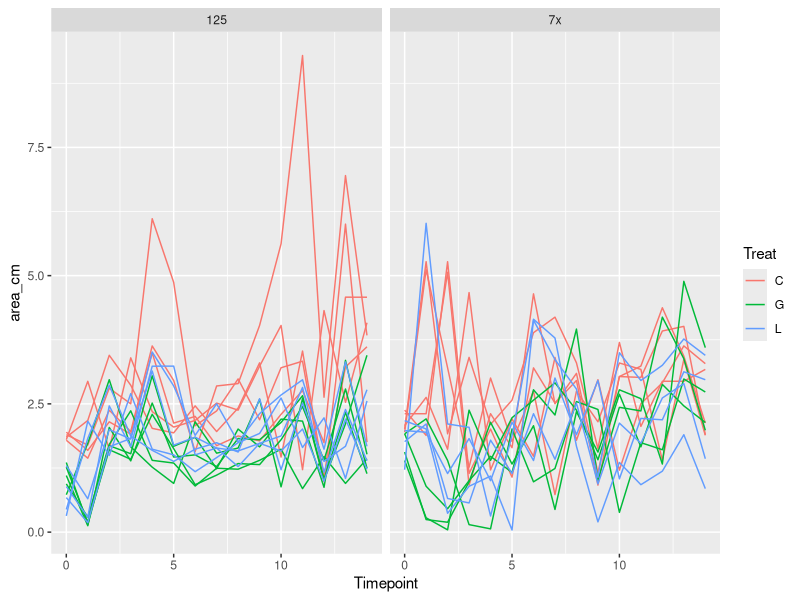
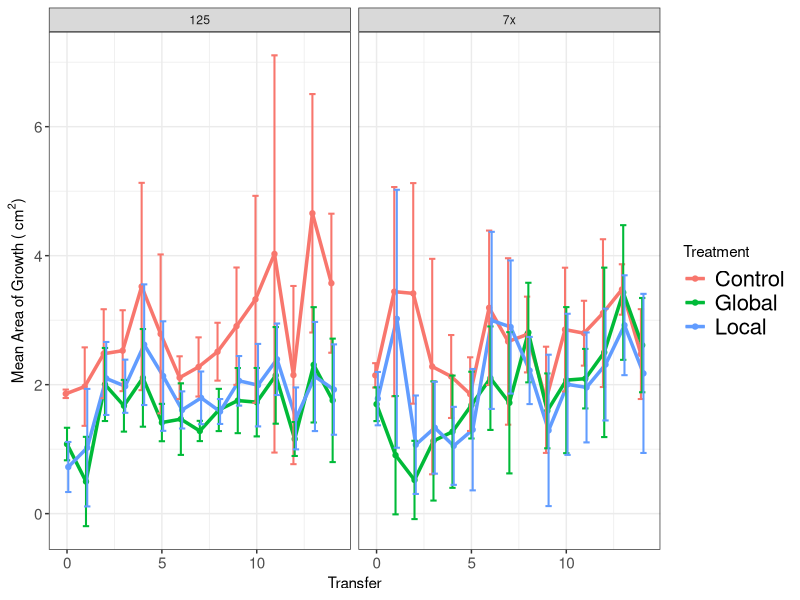
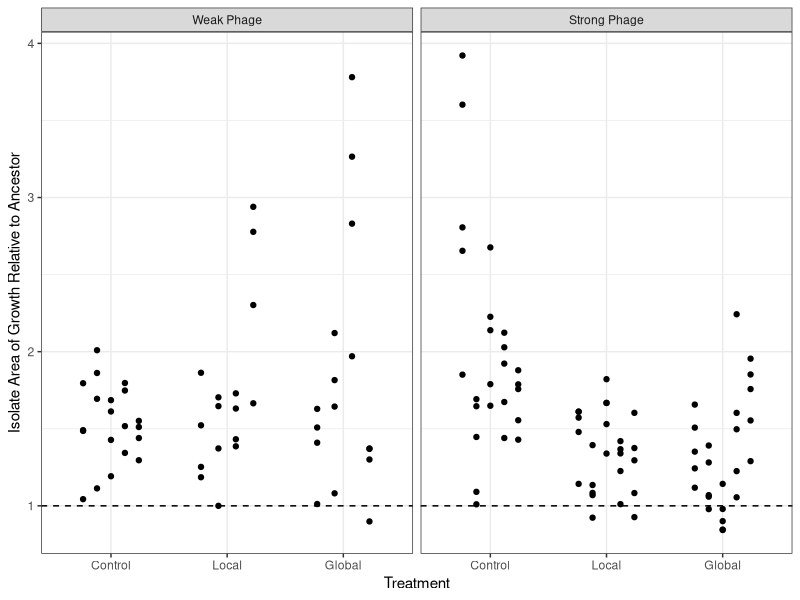

Recreate these plots in R, in order. (Note: this script raises an error after producing the figures.)
library("ggplot2")
library("dplyr")

#Need to split this into 2 scripts: one to take the messy data
# (e.g. isolate information in underscore formats, etc)
#and get it cleaned up, then output those clean data
#And another to take the clean data & analyze it
#Then put the messy data in one folder and the clean data in another folder
#Along with the separate scripts
#So when it's published, can just tell people to re-run the clean data script

#need to make Rep vs Pop consistent
#redo all analysis using dplyr
#redo analysis using vectorization
#include std curve for spec in this code (it may alread be there???)
#Do a scripted analysis of how much to smoothe gc data (not manually checking)
# #to be done later:
# #define function to get means of rates
# mean_rates <- function(sub_by_list, my_data)
# analyze additional plate scans
#change resistance to be by treat then by pop
#Change growth rate for ancestor to dotted line

##Experimental evolution analysis ----
exper_evol_migr <- read.csv("./Clean_Data/Experimental_evolution_growth.csv")

#Drop points after T14
exper_evol_migr <- exper_evol_migr[exper_evol_migr$Timepoint <= 14, ]

#Calculate total area
exper_evol_migr$area_cm <- pi*exper_evol_migr$Width_cm/2*exper_evol_migr$Height_cm/2

#Make plot with all pops shown
ggplot(data = exper_evol_migr,
       aes(x = Timepoint, y = area_cm, group = paste(Treat, Pop),
           color = Treat)) +
  geom_line() +
  facet_grid(~Proj)

#Summarize
exper_evol_migr <- group_by(exper_evol_migr, Proj, Treat, Timepoint)
exper_evol_summ <- summarize(exper_evol_migr,
                             area_mean = mean(area_cm),
                             area_sd = sd(area_cm),
                             area_n = n())

#Make plot of summarized data
my_facet_labels <- c("1" = "Weak Phage", "2" = "Strong Phage")

ggplot(data = exper_evol_summ, aes(x = Timepoint, y = area_mean,
                                   color = Treat)) +
  geom_point(position = position_dodge(0.2)) + 
  geom_line(size = 1.2, position = position_dodge(0.2)) +
  theme_bw() +
  theme(axis.text.y = element_text(size = 11), axis.text.x = element_text(size = 11),
        legend.text = element_text(size = 16)) +
  facet_grid(~Proj, labeller = labeller(Proj = my_facet_labels)) +
  geom_errorbar(aes(ymax = area_mean+area_sd, ymin = area_mean-area_sd),
                width=1, size = .7, position=position_dodge(0.2)) +
  labs(x = "Transfer", 
       y = expression(paste("Mean Area of Growth ( ", cm^2, ")"))) + 
  scale_color_hue(name = "Treatment", breaks = c("C", "G", "L"),
                  labels = c("Control", "Global", "Local"))

##Isolate migration analysis ----
isol_migration <- read.csv("./Clean_Data/Isolate_migration.csv")

#Calculate total area
isol_migration$area_cm <- pi*isol_migration$Width_cm/2*isol_migration$Height_cm/2

#Calculate total area relative to same-day ancestor
ancestors <- isol_migration[isol_migration$Isol == "Anc", ]
isol_migration$relative_area <-
  isol_migration$area_cm/ancestors$area_cm[
    match(as.Date(isol_migration$end_timestamp),
          as.Date(ancestors$end_timestamp))]

#Plot data
my_facet_labels <- c("1" = "Weak Phage", 
                     "2" = "Strong Phage",
                     "C" = "Control", "G" = "Global", "L" = "Local",
                     "A" = "WT")

ggplot(isol_migration[isol_migration$Isol != "Anc", ], 
       aes(x = Treat, y = relative_area, group = Pop)) +
  geom_point(position = position_dodge(0.6)) +
  facet_grid(~Proj, labeller = labeller(Proj = my_facet_labels)) +
  theme_bw() + 
  labs(y = "Isolate Area of Growth Relative to Ancestor",
       x = "Treatment") +
  geom_hline(yintercept = 1, lty = 2) +
  scale_x_discrete(limits = c("C", "L", "G"),
                   labels = c("Control", "Local", "Global")) +
  NULL

##isolate growth curve analysis

##standard curve to convert OD to CFU (based on 107 data)
stan_plate <- read.csv("107_Std_Curve.csv", stringsAsFactors = F, header = T)
stan_plate_layout <- read.csv("107_Plate_Layout.csv", stringsAsFactors = F, header = F)
stan_spec <- read.csv("107_Trav_Spec.csv", stringsAsFactors = F, header = T)

#define function to melt plate arrays
get_layout <- function(plate_layout, row_start = 1, col_start = 1) {
  #tidies the data: makes list of Well ID & contents from the plate layout
  layout_list <- data.frame("Well" = character((nrow(plate_layout)-(row_start-1))*(ncol(plate_layout)-(col_start-1))), 
                            "Contents" = character((nrow(plate_layout)-(row_start-1))*(ncol(plate_layout)-(col_start-1))),
                            stringsAsFactors = F)
  cntr = 1
  for (i in row_start:nrow(plate_layout)) {
    for (j in col_start:ncol(plate_layout)) {
      layout_list[cntr, ] <- c(paste(LETTERS[i-row_start+1], j-col_start+1, sep = ""), plate_layout[i, j])
      cntr = cntr + 1
    }
  }
  return(layout_list)
}

#melt plate arrays, combine & exclude empty wells
stan_layout_list <- get_layout(stan_plate_layout, 2, 2)
stan_plate_list <- get_layout(stan_plate, 1, 2)
colnames(stan_plate_list)[2] <- "OD600"
stan_plate_list$Dilution <- stan_layout_list$Contents
stan_plate_list <- subset(stan_plate_list, is.na(stan_plate_list$Dilution) == F)

#in data from Trav-lab spec, convert OD to CFU
stan_spec$CFU <- (stan_spec$OD600..on.Trav.lab.spec.+3.318*10^(-3))/(1.252*10^(-9))

#transfer CFU data to plate list
stan_plate_list <- cbind(stan_plate_list, "CFU"=stan_spec$CFU[match(stan_plate_list$Dilution, 
                                                     stan_spec$Dilution)])

#get regression of data
# ggplot(stan_plate_list, aes(x = CFU, y = as.numeric(OD600))) + geom_point()
stan_plate_list$OD600 <- as.numeric(stan_plate_list$OD600)
my.fit <- lm(CFU ~ OD600, data = stan_plate_list)

##growth curve analysis
library("minpack.lm")
library("tidyr")
library("lubridate")
library("dplyr")

options(stringsAsFactors = F)
growth_97 <- read.csv("97B.csv", header = T, stringsAsFactors = F)
growth_98 <- read.csv("98B.csv", header = T, stringsAsFactors = F)
growth_99 <- read.csv("99.csv", header = T, stringsAsFactors = F)
growth_101 <- read.csv("101.csv", header = T, stringsAsFactors = F)
plate_layout_97_101 <- read.csv("97_98_99_100_101_plate_layout.csv", header = F, stringsAsFactors = F)

#make list of well ID & contents from plate layout
plate_layout_list_97_101 <- get_layout(plate_layout_97_101, 2, 2)

#remove columns from growth data that correspond to water
to_rem <- subset(plate_layout_list_97_101, 
                 plate_layout_list_97_101$Contents == "H2O")
growth_97 <- growth_97[, !(colnames(growth_97) %in% to_rem$Well)]
growth_98 <- growth_98[, !(colnames(growth_98) %in% to_rem$Well)]
growth_99 <- growth_99[, !(colnames(growth_99) %in% to_rem$Well)]
growth_101 <- growth_101[, !(colnames(growth_101) %in% to_rem$Well)]

#replace column names with Isols
isol.name.func <- function(growth_array, layout_list) {
  for (i in 1:ncol(growth_array)) {
    j <- match(colnames(growth_array)[i], layout_list$Well)
    if (!is.na(j)) {
      colnames(growth_array)[i] <- as.character(layout_list$Contents[j])
    }
  }
  return(growth_array)
}
growth_97 <- isol.name.func(growth_97, plate_layout_list_97_101)
growth_98 <- isol.name.func(growth_98, plate_layout_list_97_101)
growth_99 <- isol.name.func(growth_99, plate_layout_list_97_101)
growth_101 <- isol.name.func(growth_101, plate_layout_list_97_101)

#Tidy growth data
tidy_97 <- gather(growth_97, "Well", "OD600", 3:ncol(growth_97), na.rm = T)
tidy_98 <- gather(growth_98, "Well", "OD600", 3:ncol(growth_98), na.rm = T)
tidy_99 <- gather(growth_99, "Well", "OD600", 3:ncol(growth_99), na.rm = T)
tidy_101 <- gather(growth_101, "Well", "OD600", 3:ncol(growth_101), na.rm = T)

#Add isolate & project info
tidy_97$Isol <- "A"
tidy_98$Isol <- "B"
tidy_99$Isol <- "C"
tidy_101$Isol <- "E"
tidy_97$Proj <- 1
tidy_98$Proj <- 1
tidy_99$Proj <- 1
tidy_101$Proj <- 1

#Combine data frames
gc_data <- rbind(tidy_97, tidy_98, tidy_99, tidy_101)

#convert OD to CFU
gc_data$CFU <- predict(my.fit, newdata = gc_data)

#separate out ID info
sep.growth.ID <- function(my.array) {
  my.array <- cbind(my.array, "Media"=NA, "Pop"=NA, "Treat"=NA, "Rep_Well"=NA)
  for (i in 1:nrow(my.array)) {
    my.split <- strsplit(as.character(my.array$Well[i]), split = "-")
    my.array$Media[i] <- my.split[[1]][1]
    my.array$Treat[i] <- my.split[[1]][length(my.split[[1]])-1]
    my.array$Rep_Well[i] <- my.split[[1]][length(my.split[[1]])]
    if (length(my.split[[1]])>3) { #it's not an ancestor well
      if (substr(my.split[[1]][2], 1, 2) == "74") {
        my.array$Pop[i] <- "A"
      } else if (substr(my.split[[1]][2], 1, 2) == "75") {
        if (substr(my.split[[1]][2], 3, 3) == "A") {
          my.array$Pop[i] <- "B"
        } else {my.array$Pop[i] <- "C"}
      } else if (substr(my.split[[1]][2], 1, 2) == "76") {
        if (substr(my.split[[1]][2], 3, 3) == "A") {
          my.array$Pop[i] <- "D"
        } else {my.array$Pop[i] <- "E"} 
      }
    } else { #assign ancestor to be Pop F, Treat A
      my.array$Pop[i] <- "F"
    }
  }
  return(my.array)
}

gc_data <- sep.growth.ID(gc_data)

#reformat time column
gc_data$Time <- strptime(gc_data$Time, format = "%H:%M:%S")

#Remove first hour of datapoints
gc_data <- gc_data[hour(gc_data$Time) > 0, ]

#Add variables for getting unique subsets
gc_data$mpptir <- paste(gc_data$Media, gc_data$Proj, gc_data$Pop, gc_data$Treat, 
                gc_data$Isol, gc_data$Rep_Well, sep = ".")
gc_data$mppti <- paste(gc_data$Media, gc_data$Proj, gc_data$Pop, gc_data$Treat, 
               gc_data$Isol, sep = ".")

#smooth CFU data
smooth_data <- function(my_data, smooth_over, subset_by) {
  #data must be sorted sequentially before fed into function
  #my_data is a vector of the data to be smoothed
  #smooth over is how many sequential entries to average
  #the unique values of subset_by will be what is iterated over
  out_list <- rep(NA, length(my_data))
  cntr = 1
  for (my_uniq in unique(subset_by)) {
    my_sub <- subset(my_data, subset_by == my_uniq)
    out_list[cntr:(cntr+length(my_sub)-smooth_over)] <- 0
    for (i in 1:smooth_over) {
      out_list[(cntr):(cntr+length(my_sub)-smooth_over)] <-
        out_list[(cntr):(cntr+length(my_sub)-smooth_over)] + 
        my_sub[i:(length(my_sub)-smooth_over+i)]
    }  
    cntr <- cntr+length(my_sub)
  }
  out_list <- out_list/smooth_over
  return(out_list)
}

#smooth by averaging non-overlapping ranges
smooth_data_noverlap <- function(my_data, smooth_over, subset_by) {
  #data must be sorted sequentially before fed into function
  #my_data is a vector of the data to be smoothed
  #smooth over is how many sequential entries to average
  #the unique values of subset_by will be what is iterated over
  out_list <- rep(NA, length(my_data))
  cntr = 0
  for (my_uniq in unique(subset_by)) {
    my_sub <- subset(my_data, subset_by == my_uniq)
    for (i in seq(from = 1, to = length(my_sub), by = smooth_over)) {
      if (i+smooth_over < length(my_sub)) {
        out_list[cntr+i] <- mean(my_sub[i:(i+smooth_over-1)])
      }
    }
    cntr <- cntr+length(my_sub)
  }
  return(out_list)
}

gc_sm <- gc_data

gc_data$Smooth_CFU <- smooth_data(gc_data$CFU, 8, subset_by = gc_data$mpptir)
gc_sm$Smooth_noverlap <- smooth_data_noverlap(gc_data$CFU, 5, 
                                           subset_by = gc_data$mpptir)
gc_sm <- gc_sm[is.na(gc_sm$Smooth_noverlap) == F, ]

per_cap_grate <- function(CFU, time, subset_by) {
  ans <- c((CFU[2:length(CFU)]-CFU[1:(length(CFU)-1)])/
    (as.numeric(difftime(time[2:length(time)], time[1:(length(time)-1)], 
                         units = "hours")) * 
       0.5 * (CFU[2:length(CFU)]+CFU[1:(length(CFU)-1)])), NA)
  ans[subset_by[2:length(subset_by)] != subset_by[1:(length(subset_by)-1)]] <- NA
  return(ans)
}

gc_data$pcgr <- per_cap_grate(gc_data$Smooth_CFU, gc_data$Time, gc_data$mpptir)
gc_sm$pcgr <- per_cap_grate(gc_sm$Smooth_noverlap, gc_sm$Time, gc_sm$mpptir)

# #Make plot of all smoothed growth rates
# for (i in seq(from = 1, to = length(unique(gc_data$mpptir)), by = 25)) {
#   my_sub <- gc_data[(gc_data$mpptir %in% unique(gc_data$mpptir)[i:(i+24)]), ]
#   print(ggplot(data = my_sub, aes(x = Time, y = pcgr)) + geom_line() +
#           facet_wrap(~mpptir))
# }
# 
# #Make plots of all smoothed nonoverlapping growth rates
# for (i in seq(from = 1, to = length(unique(gc_sm$mpptir)), by = 25)) {
#   my_sub <- gc_sm[(gc_sm$mpptir %in% unique(gc_sm$mpptir)[i:(i+24)]), ]
#   print(ggplot(data = my_sub, aes(x = Time, y = pcgr)) + geom_line() +
#           facet_wrap(~mpptir))
# }

# #Code for looking at an example well
# my_well <- "100.1.D.C.A.1"
# my_sub <- gc_data[gc_data$mpptir == my_well, ]
# ggplot(data = my_sub, aes(x = Time, y = CFU)) +
#   geom_line() + labs(y = "Colony Forming Units (CFU)")
# ggplot(data = my_sub, aes(x = Time, y = Smooth_CFU)) +
#   geom_line() + labs(y = "Colony Forming Units (CFU)")
# ggplot(data = my_sub, aes(x = Time, y = pcgr)) +
#   geom_line()
# 
# my_sub <- gc_sm[gc_sm$mpptir == my_well, ]
# ggplot(data = my_sub, aes(x = Time, y = CFU)) + geom_line()
# ggplot(data = my_sub, aes(x = Time, y = Smooth_noverlap)) +
#   geom_line()
# ggplot(data = my_sub, aes(x = Time, y = pcgr)) + geom_line()
# 
# 
# my_sub$diff <- c(my_sub$CFU[2:nrow(my_sub)]-my_sub$CFU[1:(nrow(my_sub)-1)], NA)
# my_sub$smdiff <- c(my_sub$Smooth_CFU[2:nrow(my_sub)]-my_sub$Smooth_CFU[1:(nrow(my_sub)-1)], NA)
# ggplot(data = my_sub, aes(x = Time, y = smdiff)) +
#   geom_line()

#extract maximum percap growth rates for each uniq well
#using non-overlapping averaged smoothing
gc_sm$Time <- as.character(gc_sm$Time)
gc_mpptir <- group_by(gc_sm, Media, Proj, Pop, Treat, Isol, Rep_Well)
gc_mpptir <- summarize(gc_mpptir, max_pcgr = max(pcgr, na.rm = T))
gc_mppti <- group_by(gc_mpptir, Media, Proj, Pop, Treat, Isol)
gc_mppti <- summarize(gc_mppti, gr_max_avg = mean(max_pcgr),
                      dt_min_sd = sd(max_pcgr))
gc_mppt <- group_by(gc_mppti, Media, Proj, Pop, Treat)
gc_mppt <- summarize(gc_mppt, avg_isols = mean(gr_max_avg),
                     sd_isols = sd(gr_max_avg))

#Making percap growth rate plots
my_facet_labels <- c("100" = "Rich Environment", 
                     "50" = "Adapted Environment",
                     "C" = "Control", "G" = "Global", "L" = "Local",
                     "A" = "WT", "1" = "Weak Phage", "2" = "Strong Phage")

#plot of all isols
gc_mppti$Media <- factor(gc_mppti$Media, levels = c(50, 100))
ggplot(gc_mppti, aes(x = Treat, y = gr_max_avg)) + 
  geom_jitter(width = 0.1, height = 0, size = 2) + 
  facet_grid(Media ~ Pop, labeller = labeller(Media = my_facet_labels)) +
  labs(x = "Treatment", y = "Per Capita Growth Rate (/hour)") +
  theme(axis.text.x = element_text(size = 11), 
        axis.text.y = element_text(size = 11)) +
  theme_bw()

#plot of all pops
gc_mppt$Media <- factor(gc_mppt$Media, levels = c(50, 100))

#For local viewing
ggplot(gc_mppt, aes(x = Treat, y = avg_isols), 
       labeller = labeller(Treat = my_facet_labels)) + 
  geom_point(pch = 1, size = 3) +
  facet_grid(Proj~Media, 
             labeller = labeller(Media = my_facet_labels, Proj = my_facet_labels)) + 
  labs(x = "Treatment", y = "Maximum Per Capita Growth Rate (/hour)") + theme_bw() + 
  scale_x_discrete(labels = c("Ancestor", "Control", "Global", "Local"))

#For poster
png(filename = "growth_rate_pops.png", width = 10, height = 7,
    units = "in", res = 300)
ggplot(gc_mppt, aes(x = Treat, y = avg_isols), 
       labeller = labeller(Treat = my_facet_labels)) + 
  geom_jitter(width = 0.075, height = 0, pch = 16, size = 6) +
  facet_grid(Proj~Media, 
             labeller = labeller(Media = my_facet_labels, Proj = my_facet_labels)) + 
  labs(x = "Treatment", y = "Maximum Per Capita Growth Rate (/hr)") + theme_bw() + 
  scale_x_discrete(labels = c("Ancestor", "Control", "Global", "Local")) +
  theme(axis.title = element_text(size = 20), axis.text = element_text(size = 16),
        strip.text = element_text(size = 20))
dev.off()

##Isolate resistance analysis
resis_data_7x <- read.csv("74_75_76_Plaquing.csv", header = T, stringsAsFactors = F)

#split out project info & make unique reps
resis_data_7x <- cbind(resis_data_7x[, 1:2], "Pop" = NA, resis_data_7x[, 3:5])
for (i in 1:nrow(resis_data_7x)) {
  my.proj <- resis_data_7x$Proj[i]
  if (my.proj == "P1.1") {
    resis_data_7x$Pop[i] <- "F"
    resis_data_7x$Treat[i] <- "A" #for Ancestor
  } else if (my.proj == "74") {
    resis_data_7x$Pop[i] <- "A"
  } else {
    resis_data_7x$Proj[i] <- substr(my.proj, 1, 2)
    resis_data_7x$Pop[i] <- substr(my.proj, 3, 3)
  }
  if (resis_data_7x$Proj[i] == "75") {
    if (resis_data_7x$Pop[i] == "A") {resis_data_7x$Pop[i] <- "B"
    } else {resis_data_7x$Pop[i] <- "C"}
  } else if (resis_data_7x$Proj[i] == "76") {
    if (resis_data_7x$Pop[i] == "A") {resis_data_7x$Pop[i] <- "D"
    } else {resis_data_7x$Pop[i] <- "E"}
  }
}
resis_data_7x$Proj <- 1

#this is where merge of resis data will be
resis_data <- resis_data_7x

#calculate EOP for ea isol
resis_data$EOP <- NA
for (i in 1:nrow(resis_data)) {
  my_sub <- subset(resis_data, resis_data$Isol == resis_data$Isol[i])
  resis_data$EOP[i] <- resis_data$PFU[i]/my_sub[my_sub$Treat == "A",]$PFU
}

#For local viewing
ggplot(resis_data[resis_data$Treat != "A", ], aes(x = Treat, y = 1-EOP)) +
  scale_x_discrete(name = "Treatment") +
  ylab("Resistance to Phage") +
  facet_grid(Proj~Pop, labeller = labeller(Proj = my_facet_labels)) +
  geom_dotplot(binaxis = "y", stackdir = "center", binwidth = 0.01, 
               dotsize = 3) +
  # geom_jitter(width = 0.2, height = 0, size = 2) +
  theme_bw() + ggtitle("Population") +
  theme(plot.title = element_text(size = 12, hjust = 0.5), 
        axis.title = element_text(size = 12),
        axis.text.x = element_text(color = "black", size = 12)) +
  geom_hline(yintercept = 0, linetype = "dotted", size = 1.5)

#For poster
png("resis_isols.png", width = 14, height = 9, units = "in", res = 300)
ggplot(resis_data[resis_data$Treat != "A", ], aes(x = Treat, y = 1-EOP)) +
  scale_x_discrete(name = "Treatment") +
  ylab("Resistance to Phage") +
  facet_grid(Proj~Pop, labeller = labeller(Proj = my_facet_labels)) +
  geom_dotplot(binaxis = "y", stackdir = "center", binwidth = 0.02, 
               dotsize = 2) +
  theme_bw() + ggtitle("Population") +
  theme(plot.title = element_text(size = 24, hjust = 0.5), 
        axis.title = element_text(size = 24),
        axis.text = element_text(color = "black", size = 20),
        strip.text = element_text(size = 24)) +
  geom_hline(yintercept = 0, linetype = "dotted", size = 1.5)
dev.off()

#resistance vs growth
gc_resis_data <- merge(resis_data, gc_mppti)
gc_resis_mppt <- group_by(gc_resis_data, Media, Proj, Pop, Treat)
gc_resis_mppt <- summarize(gc_resis_mppt, avg_eop = mean(EOP),
                           avg_gr = mean(gr_max_avg))

#Make plot of all isolates
ggplot(gc_resis_data, aes(x = 1-EOP, y = gr_max_avg)) +
  geom_point() + 
  facet_grid(Media~., labeller = labeller(Media = my_facet_labels)) +
  geom_smooth(method = "lm") +
  labs(x = "Resistance", y = "Per Capita Growth Rate (/hour)")

summary(lm(gr_max_avg~Media*EOP, data = gc_resis_data))

#Make plot of all pops
#For local viewing
ggplot(gc_resis_mppt, aes(x = 1-avg_eop, y = avg_gr)) +
  geom_point(size = 2, aes(pch = Treat)) + 
  scale_shape_manual(values = c(3, 15, 16, 17), name = "Treatment",
                     breaks = c("A", "C", "G", "L"),
                     labels = c("WT", "Control", "Global", "Local")) +
  facet_grid(Media~Proj, labeller = labeller(Media = my_facet_labels,
                                             Proj = my_facet_labels)) +
  geom_smooth(method = "lm") +
  labs(x = "Resistance", y = "Average Per Capita Growth Rate (/hour)") +
  theme_bw()

#For poster
png("resis_gc_tradeoff.png", width = 10, height = 7, units = "in",
    res = 300)
ggplot(gc_resis_mppt, aes(x = 1-avg_eop, y = avg_gr)) +
  geom_point(size = 4, aes(pch = Treat)) + 
  scale_shape_manual(values = c(3, 15, 16, 17), name = "Treatment",
                     breaks = c("A", "C", "G", "L"),
                     labels = c("WT", "Control", "Global", "Local")) +
  facet_grid(Proj~Media, labeller = labeller(Media = my_facet_labels,
                                             Proj = my_facet_labels)) +
  geom_smooth(method = "lm", se = F) +
  labs(x = "Resistance", y = "Average Maximum Per Capita Growth Rate (/hr)") +
  theme_bw() +
  theme(axis.text = element_text(size = 16),
        strip.text = element_text(size = 20),
        axis.title = element_text(size = 20),
        legend.title = element_text(size = 20),
        legend.text = element_text(size = 16))
dev.off()

summary(lm(avg_gr~avg_eop*Media, data = gc_resis_mppt))


## 125 Migration ----
migration_125 <- read.csv("131_125_isol_migration.csv")
migration_125$area <- pi*migration_125$Width..cm.*migration_125$Height..cm./4
migration_125$relative_area <- NA
migration_125$date <- paste(migration_125$Year, migration_125$Month,
                            migration_125$Day, sep = "_")
for (date in unique(migration_125$date)) {
  migration_125$relative_area[which(migration_125$date == date)] <- 
    migration_125$area[which(migration_125$date == date)]/
    migration_125$area[migration_125$date == date & 
                         migration_125$Population == "Anc"]
}

ggplot(data = migration_125, aes(x = paste(Treatment, Population),
                                 y = relative_area)) +
  geom_point()

## Resistance ----
resis_data <- read.csv("./Clean_Data/Isolate_resistance.csv",
                       stringsAsFactors = F)

#calculate EOP for ea isol
resis_data$EOP <- NA
resis_data$bd <- F
#First Handle below-detection points
my_rows <- which(resis_data$PFU == 0)
resis_data$pfu_ml[my_rows] <- 1*resis_data$dilution[my_rows]
resis_data$bd[my_rows] <- T
#Then calculate all EOPs
for (i in 1:nrow(resis_data)) {
  my_sub <- subset(resis_data, resis_data$Date == resis_data$Date[i])
  resis_data$EOP[i] <- resis_data$pfu_ml[i]/
    mean(my_sub[my_sub$Treat == "Anc",]$pfu_ml)
}

#Add flag for old vs new approach
resis_data$approach <- NA
resis_data$approach[1:70] <- "old"
resis_data$approach[71:nrow(resis_data)] <- "new"

ggplot(resis_data[resis_data$Treat != "Anc", ], 
       aes(x = Treat, y = EOP, color = Pop,
           shape = bd)) +
  facet_grid(approach~Proj) +
  geom_point(position = position_dodge(width = 0.5),
             alpha = 0.7) +
  scale_y_continuous(trans = "log10") +
  theme_bw()

# #For local viewing
# ggplot(resis_data[resis_data$Treat != "A", ], aes(x = Treat, y = 1-EOP)) +
#   scale_x_discrete(name = "Treatment") +
#   ylab("Resistance to Phage") +
#   facet_grid(Proj~Pop, labeller = labeller(Proj = my_facet_labels)) +
#   geom_dotplot(binaxis = "y", stackdir = "center", binwidth = 0.01, 
#                dotsize = 3) +
#   # geom_jitter(width = 0.2, height = 0, size = 2) +
#   theme_bw() + ggtitle("Population") +
#   theme(plot.title = element_text(size = 12, hjust = 0.5), 
#         axis.title = element_text(size = 12),
#         axis.text.x = element_text(color = "black", size = 12)) +
#   geom_hline(yintercept = 0, linetype = "dotted", size = 1.5)
# 
# #For poster
# png("resis_isols.png", width = 14, height = 9, units = "in", res = 300)
# ggplot(resis_data[resis_data$Treat != "A", ], aes(x = Treat, y = 1-EOP)) +
#   scale_x_discrete(name = "Treatment") +
#   ylab("Resistance to Phage") +
#   facet_grid(Proj~Pop, labeller = labeller(Proj = my_facet_labels)) +
#   geom_dotplot(binaxis = "y", stackdir = "center", binwidth = 0.02, 
#                dotsize = 2) +
#   theme_bw() + ggtitle("Population") +
#   theme(plot.title = element_text(size = 24, hjust = 0.5), 
#         axis.title = element_text(size = 24),
#         axis.text = element_text(color = "black", size = 20),
#         strip.text = element_text(size = 24)) +
#   geom_hline(yintercept = 0, linetype = "dotted", size = 1.5)
# dev.off()
# 
# #resistance vs growth
# gc_resis_data <- merge(resis_data, gc_mppti)
# gc_resis_mppt <- group_by(gc_resis_data, Media, Proj, Pop, Treat)
# gc_resis_mppt <- summarize(gc_resis_mppt, avg_eop = mean(EOP),
#                            avg_gr = mean(gr_max_avg))
# 
# #Make plot of all isolates
# ggplot(gc_resis_data, aes(x = 1-EOP, y = gr_max_avg)) +
#   geom_point() + 
#   facet_grid(Media~., labeller = labeller(Media = my_facet_labels)) +
#   geom_smooth(method = "lm") +
#   labs(x = "Resistance", y = "Per Capita Growth Rate (/hour)")
# 
# summary(lm(gr_max_avg~Media*EOP, data = gc_resis_data))
# 
# #Make plot of all pops
# #For local viewing
# ggplot(gc_resis_mppt, aes(x = 1-avg_eop, y = avg_gr)) +
#   geom_point(size = 2, aes(pch = Treat)) + 
#   scale_shape_manual(values = c(3, 15, 16, 17), name = "Treatment",
#                      breaks = c("A", "C", "G", "L"),
#                      labels = c("WT", "Control", "Global", "Local")) +
#   facet_grid(Media~Proj, labeller = labeller(Media = my_facet_labels,
#                                              Proj = my_facet_labels)) +
#   geom_smooth(method = "lm") +
#   labs(x = "Resistance", y = "Average Per Capita Growth Rate (/hour)") +
#   theme_bw()
# 
# #For poster
# png("resis_gc_tradeoff.png", width = 10, height = 7, units = "in",
#     res = 300)
# ggplot(gc_resis_mppt, aes(x = 1-avg_eop, y = avg_gr)) +
#   geom_point(size = 4, aes(pch = Treat)) + 
#   scale_shape_manual(values = c(3, 15, 16, 17), name = "Treatment",
#                      breaks = c("A", "C", "G", "L"),
#                      labels = c("WT", "Control", "Global", "Local")) +
#   facet_grid(Proj~Media, labeller = labeller(Media = my_facet_labels,
#                                              Proj = my_facet_labels)) +
#   geom_smooth(method = "lm", se = F) +
#   labs(x = "Resistance", y = "Average Maximum Per Capita Growth Rate (/hr)") +
#   theme_bw() +
#   theme(axis.text = element_text(size = 16),
#         strip.text = element_text(size = 20),
#         axis.title = element_text(size = 20),
#         legend.title = element_text(size = 20),
#         legend.text = element_text(size = 16))
# dev.off()
# 
# summary(lm(avg_gr~avg_eop*Media, data = gc_resis_mppt))
